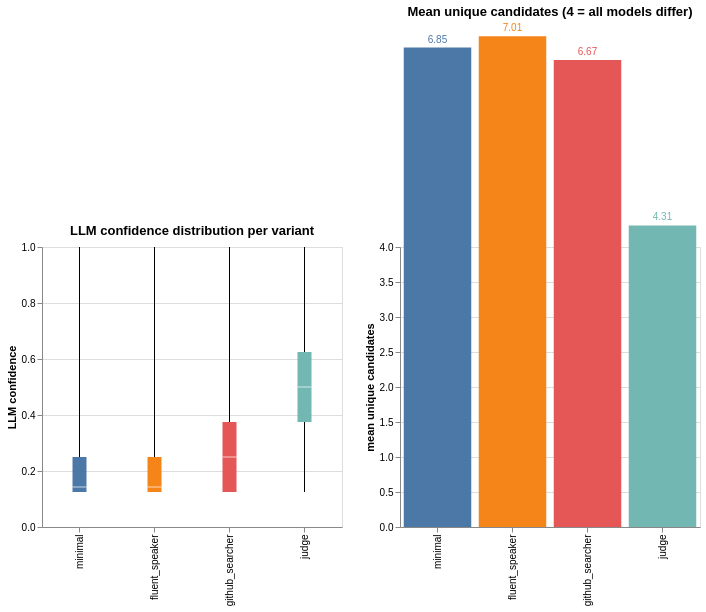

Source (notebook cell):
### Markdown cell above
## 4.2 — Within-Prompt Cross-Service Agreement

For each prompt variant independently: how much do the eight LLM services agree on the same translation? High agreement means models converge on the same answer when asked the same way. Low agreement means models have genuinely different outputs regardless of the prompt.

Key metric: **LLM confidence** = fraction of services agreeing on the most common translation within a (language, variant).

### Code cell
plot_data = scored_df[scored_df['llm_total_services'] > 0].copy()

box = alt.Chart(plot_data).mark_boxplot(extent='min-max').encode(
    x=alt.X('prompt_variant:N', sort=VARIANTS, title=None),
    y=alt.Y('llm_confidence:Q', scale=alt.Scale(domain=[0, 1]),
            title='LLM confidence'),
    color=alt.Color('prompt_variant:N', sort=VARIANTS, legend=None),
    tooltip=['prompt_variant:N', 'llm_confidence:Q'],
).properties(width=300, height=280,
             title='LLM confidence distribution per variant')

cands = (plot_data.groupby('prompt_variant')['llm_unique_candidates']
         .mean().reset_index()
         .rename(columns={'llm_unique_candidates': 'mean_unique_candidates'}))
bar = alt.Chart(cands).mark_bar().encode(
    x=alt.X('prompt_variant:N', sort=VARIANTS, title=None),
    y=alt.Y('mean_unique_candidates:Q', title='mean unique candidates',
            scale=alt.Scale(domain=[0, 4])),
    color=alt.Color('prompt_variant:N', sort=VARIANTS, legend=None),
    tooltip=['prompt_variant:N',
             alt.Tooltip('mean_unique_candidates:Q', format='.2f')],
).properties(width=300, height=280,
             title='Mean unique candidates (4 = all models differ)')
bar_text = bar.mark_text(dy=-8, fontSize=10).encode(
    text=alt.Text('mean_unique_candidates:Q', format='.2f'))

box | (bar + bar_text)

### Figure 1 — Vega specification as saved in the notebook (floating-point values rounded to 4 significant figures)
{"$schema": "https://vega.github.io/schema/vega/v6.json", "data": [{"name": "source_0"}, {"name": "data_0"}, {"name": "data_2", "values": [{"lower_box_llm_confidence": 0.125, "lower_whisker_llm_confidence": 0.125, "mid_box_llm_confidence": 0.1429, "prompt_variant": "minimal", "upper_box_llm_confidence": 0.25, "upper_whisker_llm_confidence": 1.0}, {"lower_box_llm_confidence": 0.125, "lower_whisker_llm_confidence": 0.125, "mid_box_llm_confidence": 0.1429, "prompt_variant": "fluent_speaker", "upper_box_llm_confidence": 0.25, "upper_whisker_llm_confidence": 1.0}, {"lower_box_llm_confidence": 0.125, "lower_whisker_llm_confidence": 0.125, "mid_box_llm_confidence": 0.25, "prompt_variant": "github_searcher", "upper_box_llm_confidence": 0.375, "upper_whisker_llm_confidence": 1.0}, {"lower_box_llm_confidence": 0.375, "lower_whisker_llm_confidence": 0.125, "mid_box_llm_confidence": 0.5, "prompt_variant": "judge", "upper_box_llm_confidence": 0.625, "upper_whisker_llm_confidence": 1.0}]}, {"name": "data_3", "values": [{"lower_box_llm_confidence": 0.125, "lower_whisker_llm_confidence": 0.125, "mid_box_llm_confidence": 0.1429, "prompt_variant": "minimal", "upper_box_llm_confidence": 0.25, "upper_whisker_llm_confidence": 1.0}, {"lower_box_llm_confidence": 0.125, "lower_whisker_llm_confidence": 0.125, "mid_box_llm_confidence": 0.1429, "prompt_variant": "fluent_speaker", "upper_box_llm_confidence": 0.25, "upper_whisker_llm_confidence": 1.0}, {"lower_box_llm_confidence": 0.125, "lower_whisker_llm_confidence": 0.125, "mid_box_llm_confidence": 0.25, "prompt_variant": "github_searcher", "upper_box_llm_confidence": 0.375, "upper_whisker_llm_confidence": 1.0}, {"lower_box_llm_confidence": 0.375, "lower_whisker_llm_confidence": 0.125, "mid_box_llm_confidence": 0.5, "prompt_variant": "judge", "upper_box_llm_confidence": 0.625, "upper_whisker_llm_confidence": 1.0}]}, {"name": "data_4"}, {"name": "data_6", "values": [{"lower_box_llm_confidence": 0.125, "lower_whisker_llm_confidence": 0.125, "mid_box_llm_confidence": 0.1429, "prompt_variant": "minimal", "upper_box_llm_confidence": 0.25, "upper_whisker_llm_confidence": 1.0}, {"lower_box_llm_confidence": 0.125, "lower_whisker_llm_confidence": 0.125, "mid_box_llm_confidence": 0.1429, "prompt_variant": "fluent_speaker", "upper_box_llm_confidence": 0.25, "upper_whisker_llm_confidence": 1.0}, {"lower_box_llm_confidence": 0.125, "lower_whisker_llm_confidence": 0.125, "mid_box_llm_confidence": 0.25, "prompt_variant": "github_searcher", "upper_box_llm_confidence": 0.375, "upper_whisker_llm_confidence": 1.0}, {"lower_box_llm_confidence": 0.375, "lower_whisker_llm_confidence": 0.125, "mid_box_llm_confidence": 0.5, "prompt_variant": "judge", "upper_box_llm_confidence": 0.625, "upper_whisker_llm_confidence": 1.0}]}, {"name": "data_7", "values": [{"lower_box_llm_confidence": 0.125, "lower_whisker_llm_confidence": 0.125, "mid_box_llm_confidence": 0.1429, "prompt_variant": "minimal", "upper_box_llm_confidence": 0.25, "upper_whisker_llm_confidence": 1.0}, {"lower_box_llm_confidence": 0.125, "lower_whisker_llm_confidence": 0.125, "mid_box_llm_confidence": 0.1429, "prompt_variant": "fluent_speaker", "upper_box_llm_confidence": 0.25, "upper_whisker_llm_confidence": 1.0}, {"lower_box_llm_confidence": 0.125, "lower_whisker_llm_confidence": 0.125, "mid_box_llm_confidence": 0.25, "prompt_variant": "github_searcher", "upper_box_llm_confidence": 0.375, "upper_whisker_llm_confidence": 1.0}, {"lower_box_llm_confidence": 0.375, "lower_whisker_llm_confidence": 0.125, "mid_box_llm_confidence": 0.5, "prompt_variant": "judge", "upper_box_llm_confidence": 0.625, "upper_whisker_llm_confidence": 1.0}]}, {"name": "source_1"}, {"name": "data_9", "values": [{"mean_unique_candidates": 7.011, "mean_unique_candidates_end": 7.011, "mean_unique_candidates_start": 0.0, "prompt_variant": "fluent_speaker"}, {"mean_unique_candidates": 6.671, "mean_unique_candidates_end": 6.671, "mean_unique_candidates_start": 0.0, "prompt_variant": "github_searcher"}, {"mean_unique_candidates": 4.308, "mean_unique_candidates_end": 4.308, "mean_unique_candidates_start": 0.0, "prompt_variant": "judge"}, {"mean_unique_candidates": 6.849, "mean_unique_candidates_end": 6.849, "mean_unique_candidates_start": 0.0, "prompt_variant": "minimal"}]}, {"name": "data_10", "values": [{"mean_unique_candidates": 7.011, "prompt_variant": "fluent_speaker"}, {"mean_unique_candidates": 6.671, "prompt_variant": "github_searcher"}, {"mean_unique_candidates": 4.308, "prompt_variant": "judge"}, {"mean_unique_candidates": 6.849, "prompt_variant": "minimal"}]}, {"name": "data_4_color_domain_prompt_variant_0", "values": [{"prompt_variant": "minimal", "sort_field": 0.0}, {"prompt_variant": "fluent_speaker", "sort_field": 1.0}, {"prompt_variant": "github_searcher", "sort_field": 2.0}, {"prompt_variant": "judge", "sort_field": 3.0}]}, {"name": "source_1_color_domain_prompt_variant_1", "values": [{"prompt_variant": "fluent_speaker", "sort_field": 1.0}, {"prompt_variant": "github_searcher", "sort_field": 2.0}, {"prompt_variant": "judge", "sort_field": 3.0}, {"prompt_variant": "minimal", "sort_field": 0.0}]}, {"name": "data_0_concat_0_x_domain_prompt_variant_0", "values": [{"prompt_variant": "minimal", "sort_field": 0.0}, {"prompt_variant": "fluent_speaker", "sort_field": 1.0}, {"prompt_variant": "github_searcher", "sort_field": 2.0}, {"prompt_variant": "judge", "sort_field": 3.0}]}, {"name": "data_4_concat_0_x_domain_prompt_variant_1", "values": [{"prompt_variant": "minimal", "sort_field": 0.0}, {"prompt_variant": "fluent_speaker", "sort_field": 1.0}, {"prompt_variant": "github_searcher", "sort_field": 2.0}, {"prompt_variant": "judge", "sort_field": 3.0}]}, {"name": "source_1_concat_1_x_domain_prompt_variant", "values": [{"prompt_variant": "fluent_speaker", "sort_field": 1.0}, {"prompt_variant": "github_searcher", "sort_field": 2.0}, {"prompt_variant": "judge", "sort_field": 3.0}, {"prompt_variant": "minimal", "sort_field": 0.0}]}], "signals": [{"name": "childWidth", "value": 300}], "marks": [{"type": "group", "name": "concat_0_group", "encode": {"update": {"height": {"signal": "height"}, "width": {"signal": "childWidth"}}}, "marks": [{"type": "rule", "name": "concat_0_layer_0_marks", "from": {"data": "data_2"}, "encode": {"update": {"stroke": {"value": "black"}, "y": {"field": "lower_whisker_llm_confidence", "scale": "concat_0_y"}, "y2": {"field": "lower_box_llm_confidence", "scale": "concat_0_y"}, "x": {"field": "prompt_variant", "scale": "concat_0_x", "band": 0.5}, "tooltip": {"signal": "{\"Max of LLM confidence\": format(datum[\"upper_whisker_llm_confidence\"], \"\"), \"Q3 of LLM confidence\": format(datum[\"upper_box_llm_confidence\"], \"\"), \"Median of LLM confidence\": format(datum[\"mid_box_llm_confidence\"], \"\"), \"Q1 of LLM confidence\": format(datum[\"lower_box_llm_confidence\"], \"\"), \"Min of LLM confidence\": format(datum[\"lower_whisker_llm_confidence\"], \"\"), \"prompt_variant\": isValid(datum[\"prompt_variant\"]) ? datum[\"prompt_variant\"] : \"\"+datum[\"prompt_variant\"]}"}}}, "aria": false, "style": ["rule", "boxplot-rule"]}, {"type": "rule", "name": "concat_0_layer_1_marks", "from": {"data": "data_3"}, "encode": {"update": {"tooltip": {"signal": "{\"Max of LLM confidence\": format(datum[\"upper_whisker_llm_confidence\"], \"\"), \"Q3 of LLM confidence\": format(datum[\"upper_box_llm_confidence\"], \"\"), \"Median of LLM confidence\": format(datum[\"mid_box_llm_confidence\"], \"\"), \"Q1 of LLM confidence\": format(datum[\"lower_box_llm_confidence\"], \"\"), \"Min of LLM confidence\": format(datum[\"lower_whisker_llm_confidence\"], \"\"), \"prompt_variant\": isValid(datum[\"prompt_variant\"]) ? datum[\"prompt_variant\"] : \"\"+datum[\"prompt_variant\"]}"}, "x": {"field": "prompt_variant", "scale": "concat_0_x", "band": 0.5}, "stroke": {"value": "black"}, "y2": {"field": "upper_whisker_llm_confidence", "scale": "concat_0_y"}, "y": {"field": "upper_box_llm_confidence", "scale": "concat_0_y"}}}, "aria": false, "style": ["rule", "boxplot-rule"]}, {"type": "rect", "name": "concat_0_layer_2_marks", "from": {"data": "data_6"}, "encode": {"update": {"width": {"value": 14}, "y2": {"field": "upper_box_llm_confidence", "scale": "concat_0_y"}, "fill": {"field": "prompt_variant", "scale": "color"}, "xc": {"field": "prompt_variant", "scale": "concat_0_x", "band": 0.5}, "tooltip": {"signal": "{\"Max of LLM confidence\": format(datum[\"upper_whisker_llm_confidence\"], \"\"), \"Q3 of LLM confidence\": format(datum[\"upper_box_llm_confidence\"], \"\"), \"Median of LLM confidence\": format(datum[\"mid_box_llm_confidence\"], \"\"), \"Q1 of LLM confidence\": format(datum[\"lower_box_llm_confidence\"], \"\"), \"Min of LLM confidence\": format(datum[\"lower_whisker_llm_confidence\"], \"\"), \"prompt_variant\": isValid(datum[\"prompt_variant\"]) ? datum[\"prompt_variant\"] : \"\"+datum[\"prompt_variant\"]}"}, "y": {"field": "lower_box_llm_confidence", "scale": "concat_0_y"}}}, "style": ["bar", "boxplot-box"]}, {"type": "rect", "name": "concat_0_layer_3_marks", "from": {"data": "data_7"}, "encode": {"update": {"yc": {"field": "mid_box_llm_confidence", "scale": "concat_0_y"}, "height": {"value": 1}, "fill": [{"field": "prompt_variant", "scale": "color", "test": "datum['lower_box_llm_confidence'] >= datum['upper_box_llm_confidence']"}, {"value": "white"}], "opacity": {"value": 0.7}, "xc": {"field": "prompt_variant", "scale": "concat_0_x", "band": 0.5}, "tooltip": {"signal": "{\"Max of LLM confidence\": format(datum[\"upper_whisker_llm_confidence\"], \"\"), \"Q3 of LLM confidence\": format(datum[\"upper_box_llm_confidence\"], \"\"), \"Median of LLM confidence\": format(datum[\"mid_box_llm_confidence\"], \"\"), \"Q1 of LLM confidence\": format(datum[\"lower_box_llm_confidence\"], \"\"), \"Min of LLM confidence\": format(datum[\"lower_whisker_llm_confidence\"], \"\"), \"prompt_variant\": isValid(datum[\"prompt_variant\"]) ? datum[\"prompt_variant\"] : \"\"+datum[\"prompt_variant\"]}"}, "width": {"value": 14}}}, "aria": false, "style": ["tick", "boxplot-median"]}], "axes": [{"scale": "concat_0_y", "minExtent": 0, "gridScale": "concat_0_x", "orient": "left", "domain": false, "zindex": 0, "tickCount": {"signal": "ceil(height/40)"}, "grid": true, "maxExtent": 0, "aria": false, "labels": false, "ticks": false}, {"scale": "concat_0_x", "grid": false, "zindex": 0, "orient": "bottom", "labelAlign": "right", "labelAngle": 270, "labelBaseline": "middle"}, {"scale": "concat_0_y", "tickCount": {"signal": "ceil(height/40)"}, "orient": "left", "grid": false, "title": "LLM confidence", "labelOverlap": true, "zindex": 0}], "title": {"text": "LLM confidence distribution per variant", "frame": "group"}, "style": "cell"}, {"type": "group", "name": "concat_1_group", "encode": {"update": {"width": {"signal": "childWidth"}, "height": {"signal": "height"}}}, "marks": [{"type": "rect", "name": "concat_1_layer_0_marks", "from": {"data": "data_9"}, "encode": {"update": {"fill": {"field": "prompt_variant", "scale": "color"}, "x": {"field": "prompt_variant", "scale": "concat_1_x"}, "y2": {"field": "mean_unique_candidates_start", "scale": "concat_1_y"}, "width": {"signal": "max(0.25, bandwidth('concat_1_x'))"}, "tooltip": {"signal": "{\"prompt_variant\": isValid(datum[\"prompt_variant\"]) ? datum[\"prompt_variant\"] : \"\"+datum[\"prompt_variant\"], \"mean_unique_candidates\": format(datum[\"mean_unique_candidates\"], \".2f\")}"}, "y": {"field": "mean_unique_candidates_end", "scale": "concat_1_y"}}}, "style": ["bar"]}, {"type": "text", "name": "concat_1_layer_1_marks", "from": {"data": "data_10"}, "encode": {"update": {"tooltip": {"signal": "{\"prompt_variant\": isValid(datum[\"prompt_variant\"]) ? datum[\"prompt_variant\"] : \"\"+datum[\"prompt_variant\"], \"mean_unique_candidates\": format(datum[\"mean_unique_candidates\"], \".2f\")}"}, "align": {"value": "center"}, "text": {"signal": "format(datum[\"mean_unique_candidates\"], \".2f\")"}, "dy": {"value": -8}, "fill": {"field": "prompt_variant", "scale": "color"}, "y": {"field": "mean_unique_candidates", "scale": "concat_1_y"}, "x": {"field": "prompt_variant", "scale": "concat_1_x", "band": 0.5}, "baseline": {"value": "middle"}, "fontSize": {"value": 10}}}, "style": ["text"]}], "axes": [{"scale": "concat_1_y", "ticks": false, "aria": false, "domain": false, "grid": true, "labels": false, "orient": "left", "minExtent": 0, "zindex": 0, "tickCount": {"signal": "ceil(height/40)"}, "gridScale": "concat_1_x", "maxExtent": 0}, {"scale": "concat_1_x", "labelAngle": 270, "grid": false, "labelAlign": "right", "orient": "bottom", "zindex": 0, "labelBaseline": "middle"}, {"scale": "concat_1_y", "orient": "left", "title": "mean unique candidates", "labelOverlap": true, "tickCount": {"signal": "ceil(height/40)"}, "zindex": 0, "grid": false}], "title": {"text": "Mean unique candidates (4 = all models differ)", "frame": "group"}, "style": "cell"}], "scales": [{"name": "color", "type": "ordinal", "domain": {"fields": [{"data": "data_4_color_domain_prompt_variant_0", "field": "prompt_variant"}, {"data": "source_1_color_domain_prompt_variant_1", "field": "prompt_variant"}], "sort": {"op": "max", "field": "sort_field"}}, "range": "category"}, {"name": "concat_0_x", "type": "band", "domain": {"fields": [{"data": "data_0_concat_0_x_domain_prompt_variant_0", "field": "prompt_variant"}, {"data": "data_4_concat_0_x_domain_prompt_variant_1", "field": "prompt_variant"}], "sort": {"op": "max", "field": "sort_field"}}, "range": [0, {"signal": "childWidth"}], "paddingOuter": 0, "paddingInner": 0}, {"name": "concat_0_y", "type": "linear", "domain": [0, 1], "range": [{"signal": "height"}, 0], "zero": true}, {"name": "concat_1_x", "type": "band", "domain": {"data": "source_1_concat_1_x_domain_prompt_variant", "field": "prompt_variant", "sort": {"op": "max", "field": "sort_field"}}, "range": [0, {"signal": "childWidth"}], "paddingInner": 0.1, "paddingOuter": 0.05}, {"name": "concat_1_y", "type": "linear", "domain": [0, 4], "range": [{"signal": "height"}, 0], "zero": true}], "height": 280, "background": "white", "layout": {"padding": 20, "bounds": "full", "align": "each"}, "padding": 5}
